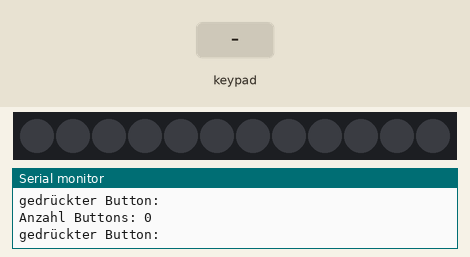
A sketch run on a simulated Arduino Uno, built with avr-gcc and run on an emulated ATmega328P. Parts: 12 RGB LEDs in strip order, left to right, the last lines printed to the serial monitor. Wiring (inferred from the names in the program): 4×3 keypad with keys 1 2 3 4 5 6 7 8 9 * 0 # (labels assumed): rows pin 2, pin 3, pin 4, pin 5; columns pin 8, pin 9, pin 10. Inputs (shaded band) come from the test bench. Dim RGB values are drawn brighter than linear.

Above: at 1.2 s.
1.3 s: key '*' pressed
At 1.6 s:
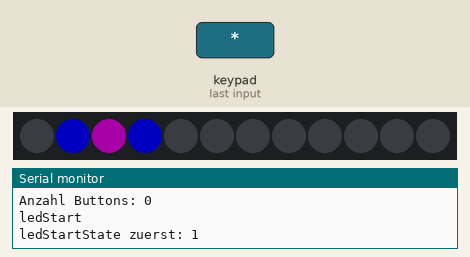
4.3 s: keypad keys 1 2 pressed 0.4 s apart
At 5.5 s:
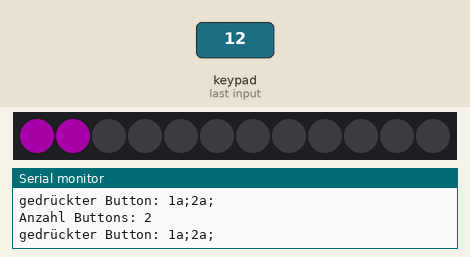
6.6 s: key '3' pressed
At 7.2 s:
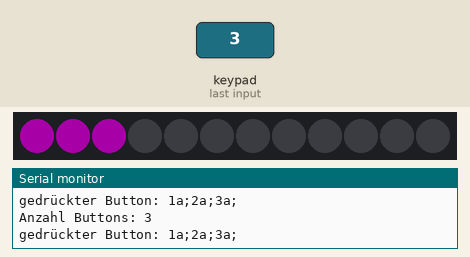
9.6 s: keypad keys 1 2 * pressed 0.4 s apart
At 11.15 s:
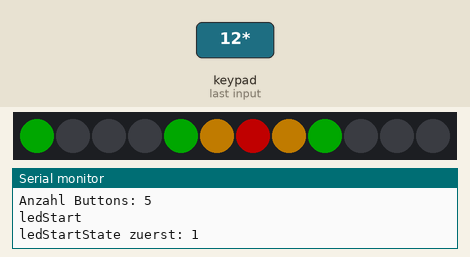
12.6 s: key '2' pressed
At 13.5 s:
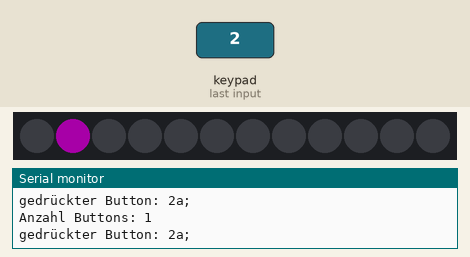
14.1 s: keypad keys 2 5 pressed 0.4 s apart
At 15.0 s:
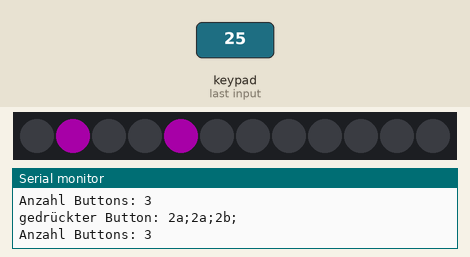
Timing chart, 0 to 17.1 s (numbered marks = the images above; inputs shaded):
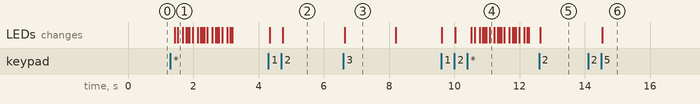

Measured:
- after the input at 1.3 s, the LEDs: first change after 0.13 s (image 1 shows a later state)
- after the input at 4.3 s, the LEDs: first change at once (image 2 shows a later state)
- after the input at 6.6 s, the LEDs: change after 0.05 s (image 3)
- after the input at 9.6 s, the LEDs: first change at once (image 4 shows a later state)
- after the input at 12.6 s, the LEDs: change at once (image 5)
- after the input at 14.1 s, the LEDs: change after 0.43 s (image 6)
- what the display in image 3 shows lasts 1.6 s, from 6.6 s to 8.2 s

The sketch:

220609_game_connect-w-mqtt.ino
```cpp
#include <FastLED.h>

#define NUM_LEDS 12
#define DATA_PIN 11

CRGB leds[NUM_LEDS];

//timer 5s
unsigned long startTime;
boolean timing;
unsigned long timeOut = 5000;

//Zeile mit Input Pins
byte rows[] = {2, 3, 4, 5};
const int rowCount = sizeof(rows) / sizeof(rows[0]); //rechnet die Länge der Liste aus

//Spalte mit Output Pins
byte cols[] = {8, 9, 10};
const int colCount = sizeof(cols) / sizeof(cols[0]); //rechnet die Länge der Liste aus

byte keys[colCount][rowCount]; //Liste der Tastenzustände

int ledStartState = 1;
int ledChangeState = 1;
int ledChangeStateZero = 0;

//Buttons in der gedrückten Reihenfolge
String inputString = "";

//wv Knöpfe gedrückt wurden
int x = 0;

//Button drücken und einmal printen statt multiple times
int key1state;
int key1previousState = 0;

int key2state;
int key2previousState = 0;

int key3state;
int key3previousState = 0;

int key4state;
int key4previousState = 0;

int key5state;
int key5previousState = 0;

int key6state;
int key6previousState = 0;

int key7state;
int key7previousState = 0;

int key8state;
int key8previousState = 0;

int key9state;
int key9previousState = 0;


void setup() {
  FastLED.addLeds<NEOPIXEL, DATA_PIN>(leds, NUM_LEDS);
  FastLED.setBrightness(84);

  Serial.begin(9600);

  for (int x = 0; x < rowCount; x++) {
    pinMode(rows[x], INPUT);
  }

  for (int x = 0; x < colCount; x++) {
    pinMode(cols[x], INPUT_PULLUP);
  }
}


void readMatrix() {
  // Prüft die Spalten (col)
  for (int colIndex = 0; colIndex < colCount; colIndex++) {
    // col auf output low
    byte curCol = cols[colIndex];
    pinMode(curCol, OUTPUT);
    digitalWrite(curCol, LOW);

    // Prüft die Zeilen (row) der jeweiligen Spalte (col)
    for (int rowIndex = 0; rowIndex < rowCount; rowIndex++) {
      byte rowCol = rows[rowIndex];
      pinMode(rowCol, INPUT_PULLUP);
      keys[colIndex][rowIndex] = digitalRead(rowCol);
      pinMode(rowCol, INPUT);
    }
    // schaltet die Spalte wieder aus
    pinMode(curCol, INPUT);
  }
}


/*void printMatrix() {
  for (int rowIndex = 0; rowIndex < rowCount; rowIndex++) {

    Serial.print(F("R_"));
    Serial.print(rowIndex + 1); Serial.print(F(": ")); Serial.print("\t");

    for (int colIndex = 0; colIndex < colCount; colIndex++) {
      Serial.print(keys[colIndex][rowIndex]);
      if (colIndex < colCount)
        Serial.print("\t");
    }
    Serial.println("");
  }
  Serial.println("");
  }*/


void ledStart() {
  //drei Hauptbuttons
  int simonsaysStart = keys[0][3];
  int tiktactoeStart = keys[1][3];
  int sendButton = keys[2][3];

  if (simonsaysStart == 0)
  {
    ledStartState = ledChangeState;
    Serial.println("ledStart");
    Serial.print("ledStartState zuerst: ");
    Serial.println(ledStartState);
    //Serial.println("ledStart");
    //for(int i=0; i<=8; i++) {
    leds[2] = CRGB::Purple;
    delay(50);
    FastLED.show();
    leds[1] = CRGB::Blue;
    delay(50);
    leds[3] = CRGB::Blue;
    delay(50);
    FastLED.show();
    leds[0] = CRGB::Green;
    delay(50);
    leds[4] = CRGB::Green;
    delay(50);
    leds[8] = CRGB::Green;
    delay(50);
    FastLED.show();
    leds[5] = CRGB::Orange;
    delay(50);
    leds[7] = CRGB::Orange;
    delay(50);
    FastLED.show();
    leds[6] = CRGB::Red;
    delay(50);
    FastLED.show();

    leds[2] = CRGB::Black;
    delay(50);
    FastLED.show();
    leds[1] = CRGB::Black;
    delay(50);
    leds[3] = CRGB::Black;
    delay(50);
    FastLED.show();
    leds[0] = CRGB::Black;
    delay(50);
    leds[4] = CRGB::Black;
    delay(50);
    leds[8] = CRGB::Black;
    delay(50);
    FastLED.show();
    leds[5] = CRGB::Black;
    delay(50);
    leds[7] = CRGB::Black;
    delay(50);
    FastLED.show();
    leds[6] = CRGB::Black;
    delay(50);
    FastLED.show();

    leds[6] = CRGB::Purple;
    delay(50);
    FastLED.show();
    leds[7] = CRGB::Blue;
    delay(50);
    leds[5] = CRGB::Blue;
    delay(50);
    FastLED.show();
    leds[0] = CRGB::Green;
    delay(50);
    leds[4] = CRGB::Green;
    delay(50);
    leds[8] = CRGB::Green;
    delay(50);
    FastLED.show();
    leds[3] = CRGB::Orange;
    delay(50);
    leds[1] = CRGB::Orange;
    delay(50);
    FastLED.show();
    leds[2] = CRGB::Red;
    delay(50);
    FastLED.show();

    leds[6] = CRGB::Black;
    delay(50);
    FastLED.show();
    leds[7] = CRGB::Black;
    delay(50);
    leds[5] = CRGB::Black;
    delay(50);
    FastLED.show();
    leds[0] = CRGB::Black;
    delay(50);
    leds[4] = CRGB::Black;
    delay(50);
    leds[8] = CRGB::Black;
    delay(50);
    FastLED.show();
    leds[3] = CRGB::Black;
    delay(50);
    leds[1] = CRGB::Black;
    delay(50);
    FastLED.show();
    leds[2] = CRGB::Black;
    delay(50);
    FastLED.show();
    //}

    startTime = millis();
    timing = true;

    ledStartState = ledChangeStateZero;
    Serial.print("ledStartState danach: ");
    Serial.println(ledStartState);

    x = 0;
    inputString = "";
  }

  if (timing == true)
  {
    if (millis() - startTime >= timeOut && simonsaysStart == 1)
    {
      for (int i = 0; i <= 8; i++) {
        leds[i] = CRGB::Black;
      }
      FastLED.show();
      timing = false;
    }
  }
}


void inputButtonSequence() {
  /*if (ledStartState == 0) {
    for (int i = 0; i <= 8; i++) {
     leds[i] = CRGB::Blue;
      FastLED.show();
    }
  */

  if (keys[0][0] == 0 && key1previousState == 0) {
    key1previousState = 1;
    leds[0] = CRGB::Purple;
    FastLED.show();
    inputString += "1a;";       //"Name" des Knopfes, der gedrückt wurde.
    x += 1;                     //gedrückte Buttons hochzählen bei jedem Mal drücken.
    delay(100);
    /*Serial.print("key1previousState:");
    Serial.println(keys[0][0]);
    Serial.println(key1previousState);*/
  }

  if (keys[0][0] == 1 && key1previousState == 1) {
    key1previousState = 0;
    /*Serial.print("asdrgadfg:");
    Serial.println(keys[0][0]);
    Serial.println(key1previousState);*/
  }

  if (keys[1][0] == 0 && key2previousState == 0) {
    key2previousState = 1;
    leds[1] = CRGB::Purple;
    FastLED.show();
    inputString += "2a;";
    x += 1;
  }

  if (keys[1][0] == 1 && key2previousState == 1) {
    key2previousState = 0;
  }

  if (keys[2][0] == 0 && key3previousState == 0) {
    key3previousState = 1;
    leds[2] = CRGB::Purple;
    FastLED.show();
    inputString += "3a;";
    x += 1;
  }

  if (keys[2][0] == 1 && key3previousState == 1) {
    key3previousState = 0;
  }

  if (keys[0][1] == 0 && key4previousState == 0) {
    key4previousState = 1;
    leds[5] = CRGB::Purple;
    FastLED.show();
    inputString += "1b;";
    x += 1;
  }

  if (keys[0][1] == 1 && key4previousState == 1) {
    key4previousState = 0;
  }

  if (keys[1][1] == 0 && key5previousState == 0) {
    key5previousState = 1;
    leds[4] = CRGB::Purple;
    FastLED.show();
    inputString += "2b;";
    x += 1;
  }

  if (keys[1][1] == 1 && key5previousState == 1) {
    key5previousState = 0;
  }

  if (keys[2][1] == 0 && key6previousState == 0) {
    key6previousState = 1;
    leds[3] = CRGB::Purple;
    FastLED.show();
    inputString += "3b;";
    x += 1;
  }

  if (keys[2][1] == 1 && key6previousState == 1) {
    key6previousState = 0;
  }

  if (keys[0][2] == 0 && key7previousState == 0) {
    key7previousState = 1;
    leds[6] = CRGB::Purple;
    FastLED.show();
    inputString += "1c;";
    x += 1;
  }

  if (keys[0][2] == 1 && key7previousState == 1) {
    key7previousState = 0;
  }


  if (keys[1][2] == 0 && key8previousState == 0) {
    key8previousState = 1;
    leds[7] = CRGB::Purple;
    FastLED.show();
    inputString += "2c;";
    x += 1;
  }

  if (keys[1][2] == 1 && key8previousState == 1) {
    key8previousState = 0;
  }

  if (keys[2][2] == 0 && key9previousState == 0) {
    key9previousState = 1;
    leds[8] = CRGB::Purple;
    FastLED.show();
    inputString += "3c;";
    x += 1;
  }

  if (keys[2][2] == 1 && key9previousState == 1) {
    key9previousState = 0;
  }

    Serial.print("gedrückter Button: ");
    Serial.println(inputString);
    Serial.print("Anzahl Buttons: ");
    Serial.println(x);
  //if (key 0 0
  //blau
  //1a  == TRUE //void, die schaut, ob 1a true ist.
}


//void 1, die schaut ob 1a true ist und kombiniert mit 1b und sendet an server/js.

//void 2, die gesendeten code aufrbicht und auswertet und in reihenfolge anzeigt.

//void/if 3, der sagt, ob kombi richtig oder falsch eingegeben wurde.


void loop() {
  readMatrix();

  //printMatrix();

  ledStart();

  inputButtonSequence();
}
```
